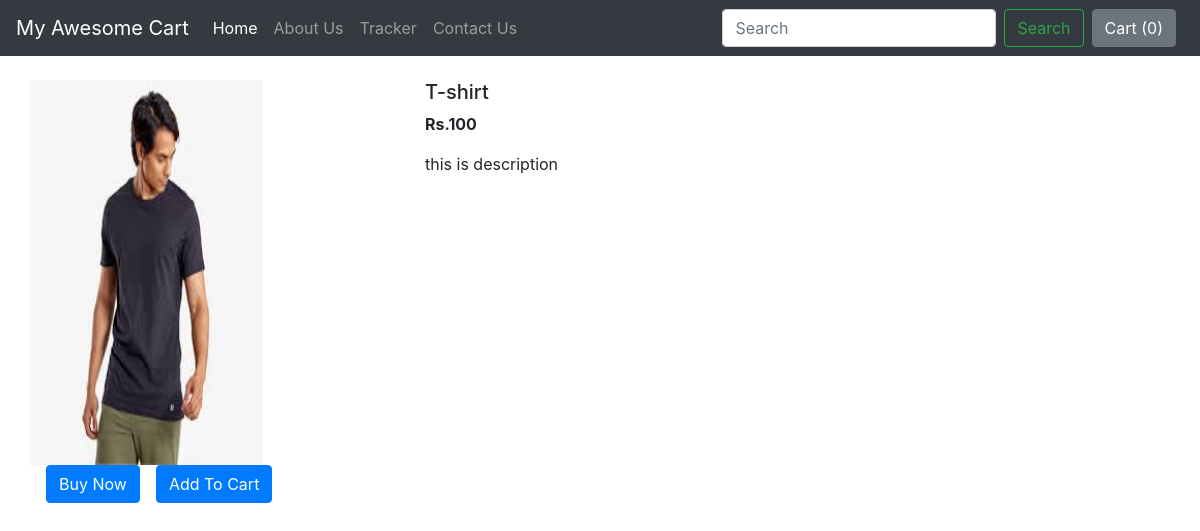
Screenshot of /shop/product_page/11/ with the database file from the repository.
### shop/models.py (models this page shows, shortened)
class Product(models.Model):
    product_id = models.AutoField(primary_key=True)
    product_name = models.CharField(max_length=20)
    category = models.CharField(max_length=50,default='')
    sub_category = models.CharField(max_length=50,default='')
    price = models.IntegerField(default=0)
    desc = models.CharField(max_length=200)
    pub_date = models.DateField(auto_now_add=True)
    image = models.ImageField(upload_to='shop/images',default='')

### shop/views.py (the view)
# urls.py: path('product_page/<int:myid>/', views.product_page),
def product_page(request, myid):
    product=Product.objects.filter(product_id=myid)
    return render(request,'shop/product_view.html', {'product':product[0]})

### shop/templates/shop/product_view.html (shortened to what this page needs)
{% extends 'shop/basic.html' %}
{% block body %}
<div class="container my-4">
    <div class="row">
        <div class="col-md-4">
            <div class="row">
                <img src="/media/{{product.image}}" width="233px" height="385px">
            </div>
            <div class="row">
                <button class="btn btn-primary mx-3">Buy Now</button>
                <button class="btn btn-primary">Add To Cart</button>
            </div>
        </div>
        <div class="col-md-8">
            <h5>{{product.product_name}}</h5>
            <p><b>Rs.{{product.price}} </b></p>
            <p>{{product.desc}}</p>
        </div>
    </div>
</div>
{% endblock %}

### rows the page displays
Product: image (picture), product_name "T-shirt", price "100", desc "this is description"
